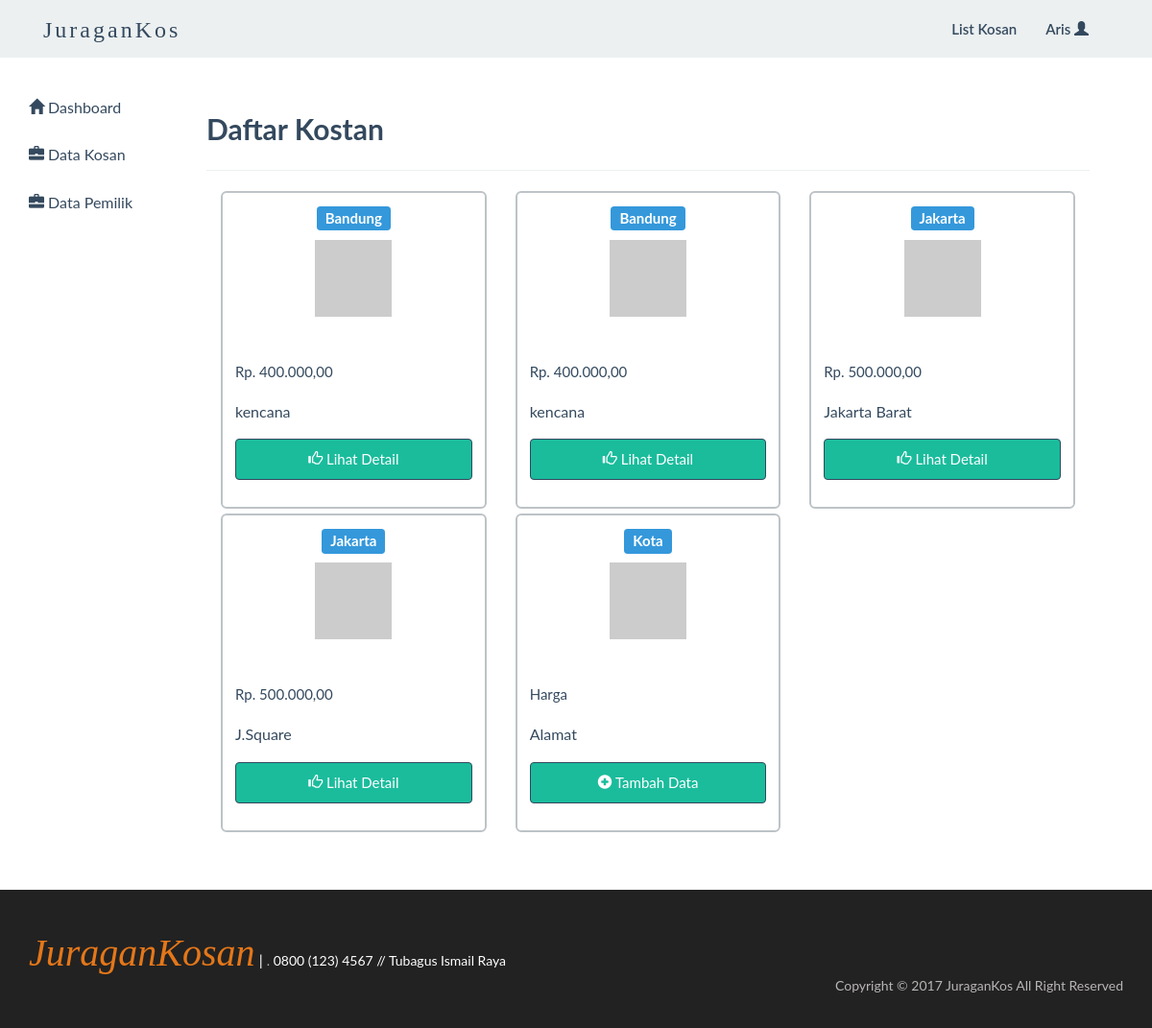
The app's page /index.php?menu=kosan&action=tampil (signed in) with its own data.
### tables this page shows
CREATE TABLE `user_member` (
  `member_id` varchar(10) NOT NULL,
  `member_nama` varchar(20) DEFAULT NULL,
  `member_username` varchar(20) DEFAULT NULL,
  `member_password` varchar(40) DEFAULT NULL,
  `member_tempat_lahir` varchar(20) DEFAULT NULL,
  `member_tglahir` date DEFAULT NULL,
  `member_jk` varchar(1) DEFAULT NULL,
  `member_alamat` varchar(50) DEFAULT NULL,
  `member_tlp` varchar(13) DEFAULT NULL,
  `member_email` varchar(40) DEFAULT NULL,
  `member_foto` varchar(40) DEFAULT NULL
);

CREATE TABLE `kostan` (
  `id` varchar(10) NOT NULL,
  `pemilik` varchar(10) DEFAULT NULL,
  `fasilitas` varchar(50) DEFAULT NULL,
  `kota` varchar(15) DEFAULT NULL,
  `alamat` varchar(30) DEFAULT NULL,
  `harga` varchar(15) DEFAULT NULL
);

### kosan.php (the view, shortened to what this page needs)
<div class="container">
<div class="col-lg-6">
       <h3>Daftar Kostan</h3>
   </div>
	<div class="col-md-10">
	<hr>
		<?php
			$query 	= "SELECT * FROM kostan WHERE pemilik='$member_id' ";
			$res 	= mysqli_query($link, $query);
			while($data_kosan=mysqli_fetch_array($res))
			{
		?>
	    <div class="col-sm-4 col-md-4">
			<div class="thumbnail" >
				<h4 class="text-center"><span class="label label-info"><?php echo $data_kosan['kota']; ?></span></h4>
				<img src="http://placehold.it/650x450&text=Galaxy S5" class="img-responsive">
				<div class="caption">
					<div class="row">
						<div class="col-md-6 col-xs-6 price">
							<h3><label>Rp. <?php echo number_format($data_kosan['harga'],2,',','.');?></label></h3>
						</div>
					</div>
					<p><?php echo $data_kosan['alamat']; ?></p>
					<div class="row">
						<div class="col-md-12">
							<a href="index.php?menu=detail&action=tampil&id=<?php echo $data_kosan['id'] ?>" class="btn btn-primary btn-product"><span class="glyphicon glyphicon-thumbs-up"></span> Lihat Detail </a>
						</div>
					</div>
				</div>
			</div>
		</div>
		<?php
		}
		?>
		<div class="col-sm-4 col-md-4">
			<div class="thumbnail" >
				<h4 class="text-center"><span class="label label-info">Kota</span></h4>
				<img src="http://placehold.it/650x450&text=Galaxy S5" class="img-responsive">
				<div class="caption">
					<div class="row">
						<div class="col-md-6 col-xs-6 price">
							<h3><label>Harga</label></h3>
						</div>
					</div>
					<p>Alamat</p>
					<div class="row">
						<div class="col-md-12">
							<a class="btn btn-primary btn-product"><span class="glyphicon glyphicon-plus-sign"></span> Tambah Data </a>
						</div>
					</div>
				</div>
			</div>
		</div>
	</div>
   </div><br><br>

### index.php (shortened to what this page needs)
<?php
	include "db_config.php";
?>
<html>
<head>
  	<link rel="stylesheet" href="css/bootstrap.min.css">
  	<link href="css/style.css" rel="stylesheet">
</head>
<body>
	<?php
        if(empty($_SESSION['member_username'])) {
    ?>
	<nav class="navbar-default" role="navigation">
		<div class="container">
			<div class="navbar-header">
				<button type="button" class="navbar-toggle" data-toggle="collapse" data-target=".navbar-ex1-collapse">
					<span class="sr-only">Toggle navigation</span>
					<span class="icon-bar"></span>
					<span class="icon-bar"></span>
					<span class="icon-bar"></span>
				</button>
				<a class="navbar-brand" href="index.php">JuraganKos</a>
			</div>
			<div class="collapse navbar-collapse navbar-right navbar-ex1-collapse">
				<ul class="nav navbar-nav">
					<li class="menuItem"><a href="index.php?menu=listkamar&action=tampil">List Kosan</a></li>
					<li class="menuItem"><a href="index.php?menu=daftar&action=tampil">Register</a></li>
					<li class="menuItem"><a href="index.php?menu=masuk&action=tampil">Login</a></li>
				</ul>
			</div>
		</div>
	</nav>
	<?php
		}else
		if(!empty($_SESSION['member_username']))
           {
            	$member_username = $_SESSION['member_username'];
                $query_validasi = mysqli_query($link,"SELECT * FROM user_member WHERE member_username = '$member_username'");
                $fetch = mysqli_fetch_assoc($query_validasi);
                extract($fetch);
                $member_id	 = $fetch['member_id']
    ?>
    <nav class="navbar-default" role="navigation">
		<div class="container">
			<div class="navbar-header">
				<a class="navbar-brand" href="index.php">JuraganKos</a>
			</div>
			<div class="collapse navbar-collapse navbar-right" id="bs-example-navbar-collapse-1">
				<ul class="nav navbar-nav">
					<li class="menuItem"><a href="index.php?menu=listkamar&action=tampil">List Kosan</a></li>
                	<li class="dropdown">
                    	<a href="#" class="dropdown-toggle" data-toggle="dropdown" role="button" aria-haspopup="true" aria-expanded="false">
	                  		<?php echo ucwords($member_username); ?>
	                  		<span class="glyphicon glyphicon-user"></span>
                    	</a>
                	</li>
                </ul>
			</div>
		</div>
	</nav><br>
	<div class="col-md-2">
		<ul class="nav nav-pills nav-stacked">
			<li><a href="index.php?menu=dashboard&action=tampil"><span class="glyphicon glyphicon-home"></span>  Dashboard</a></li>
			<li><a href="index.php?menu=kosan&action=tampil"><span class="glyphicon glyphicon-briefcase"></span>  Data Kosan</a></li>
			<li><a href="index.php?menu=pemilik&action=tampil"><span class="glyphicon glyphicon-briefcase"></span>  Data Pemilik</a></li>
		</ul>
	</div>
	<?php
	}
				if((isset($_GET['menu'])) && ($_GET['menu']=="kosan") && (($_GET['action']=="tampil")))
				{
					include "kosan.php";
				}
	?>
	<div class="footer">
        <div class="container">
            <div class="footer-left">
                <ul>
                    <li><a href="index.html"><i>JuraganKosan</i></a><span> |</span></li>
                    <li><p>. <span>0800 (123) 4567 // Tubagus Ismail Raya</span></p></li>
                </ul>
            </div>
            <div class="footer-right">
                <p>Copyright &copy; <?php echo date("Y"); ?> JuraganKos All Right Reserved</p>
            </div>
            <div class="clearfix"> </div>
        </div>
    </div>
</body>
</html>

### records on screen
user_member: member_username "Aris"
kostan: kota "Bandung", harga "400.000,00", alamat "kencana"
kostan: kota "Bandung", harga "400.000,00", alamat "kencana"
kostan: kota "Jakarta", harga "500.000,00", alamat "Jakarta Barat"
kostan: kota "Jakarta", harga "500.000,00", alamat "J.Square"
